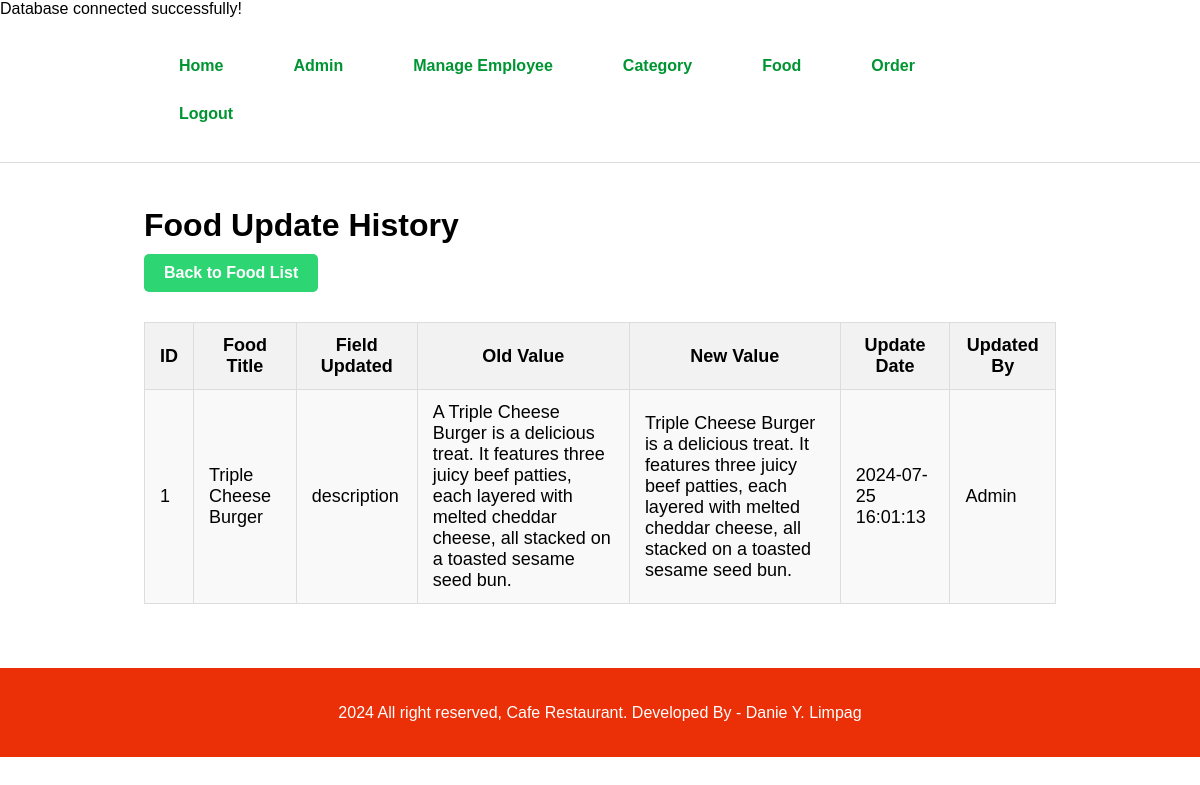
The app's page /food-order/admin/history-food.php (signed in) with its own data.
### tables this page shows
CREATE TABLE `tbl_history_food` (
  `id` int(10) UNSIGNED NOT NULL,
  `food_id` int(10) UNSIGNED NOT NULL,
  `field_updated` varchar(255) DEFAULT NULL,
  `old_value` text DEFAULT NULL,
  `new_value` text DEFAULT NULL,
  `update_date` datetime DEFAULT current_timestamp(),
  `updated_by` varchar(255) DEFAULT NULL
);

CREATE TABLE `tbl_food` (
  `id` int(10) UNSIGNED NOT NULL,
  `title` varchar(100) NOT NULL,
  `description` text NOT NULL,
  `price` decimal(10,2) NOT NULL,
  `image_name` varchar(255) NOT NULL,
  `category_id` int(10) UNSIGNED NOT NULL,
  `featured` varchar(10) NOT NULL,
  `active` varchar(10) NOT NULL
);

### food-order/admin/history-food.php (the view, shortened to what this page needs)
<?php
$servername = "localhost";
$username = "root";
$password = "";
$database = "food-order";
$conn = new mysqli($servername, $username, $password, $database);
$sql = "SELECT h.*, f.title FROM tbl_history_food h
        JOIN tbl_food f ON h.food_id = f.id
        ORDER BY h.update_date DESC";
$result = $conn->query($sql);
?>
<?php include('partials/menu.php'); ?>
<div class="main-content">
    <div class="wrapper">
        <h1>Food Update History</h1>
        <a class='btn-secondary' href='manage-food.php'>Back to Food List</a>
        <table class="tbl-full">
            <tr>
                <th>ID</th>
                <th>Food Title</th>
                <th>Field Updated</th>
                <th>Old Value</th>
                <th>New Value</th>
                <th>Update Date</th>
                <th>Updated By</th>
            </tr>
            <?php
            if ($result->num_rows > 0) {
                while($row = $result->fetch_assoc()) {
                    echo "<tr>";
                    echo "<td>" . htmlspecialchars($row["id"]) . "</td>";
                    echo "<td>" . htmlspecialchars($row["title"]) . "</td>";
                    echo "<td>" . htmlspecialchars($row["field_updated"]) . "</td>";
                    echo "<td>" . htmlspecialchars($row["old_value"]) . "</td>";
                    echo "<td>" . htmlspecialchars($row["new_value"]) . "</td>";
                    echo "<td>" . htmlspecialchars($row["update_date"]) . "</td>";
                    echo "<td>" . htmlspecialchars($row["updated_by"]) . "</td>";
                    echo "</tr>";
                }
            } else {
                echo "<tr><td colspan='7'>No history found</td></tr>";
            }
            ?>
        </table>
    </div>
</div>
<?php include('partials/footer.php'); ?>

### food-order/css/admin.css (style rules this page uses)
* { margin: 0; padding: 0; font-family: Arial, Helvetica, sans-serif; box-sizing: border-box; }
.wrapper { padding: 2%; width: 80%; margin: 0 auto; }
.tbl-full { width: 100%; border-collapse: collapse; margin: 20px 0; font-size: 18px; text-align: left; }
.tbl-full th, .tbl-full td { padding: 12px 15px; border: 1px solid #ddd; }
.tbl-full th { background-color: #f2f2f2; font-weight: bold; text-align: center; }
.tbl-full tr:nth-of-type(even) { background-color: #f9f9f9; }
.btn-primary, .btn-secondary, .btn-danger { padding: 10px 20px; color: white; text-decoration: none; font-weight: bold; display: inline-block; margin: 10px 0; border-radius: 5px; transition: background-color 0.3s ease; text-align: center; }
.btn-secondary { background-color: #2ed573; }

### records on screen
tbl_history_food: id "1", food.title "Triple Cheese Burger", field_updated "description", old_value "A Triple Cheese Burger is a delicious treat. It features three juicy beef patties, each layered with melted cheddar cheese, all stacked on a toasted sesame seed bun.", new_value "Triple Cheese Burger is a delicious treat. It features three juicy beef patties, each layered with melted cheddar cheese, all stacked on a toasted sesame seed bun.", update_date "2024-07-25 16:01:13", updated_by "Admin"
